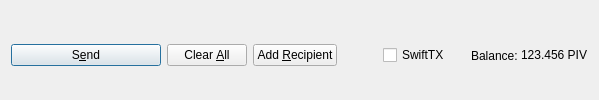
         <widget class="QFrame" name="frame_Send">
          <layout class="QHBoxLayout" name="horizontalLayout">
           <property name="bottomMargin">
            <number>0</number>
           </property>
           <item>
            <widget class="QPushButton" name="sendButton">
             <property name="minimumSize">
              <size>
               <width>150</width>
               <height>0</height>
              </size>
             </property>
             <property name="toolTip">
              <string>Confirm the send action</string>
             </property>
             <property name="text">
              <string>S&amp;end</string>
             </property>
             <property name="icon">
              <iconset resource="../pivxcoin.qrc">
               <normaloff>:/icons/send</normaloff>:/icons/send</iconset>
             </property>
             <property name="autoDefault">
              <bool>false</bool>
             </property>
             <property name="default">
              <bool>true</bool>
             </property>
            </widget>
           </item>
           <item>
            <widget class="QPushButton" name="clearButton">
             <property name="sizePolicy">
              <sizepolicy hsizetype="Minimum" vsizetype="Fixed">
               <horstretch>0</horstretch>
               <verstretch>0</verstretch>
              </sizepolicy>
             </property>
             <property name="toolTip">
              <string>Clear all fields of the form.</string>
             </property>
             <property name="text">
              <string>Clear &amp;All</string>
             </property>
             <property name="icon">
              <iconset resource="../pivxcoin.qrc">
               <normaloff>:/icons/remove</normaloff>:/icons/remove</iconset>
             </property>
             <property name="autoDefault">
              <bool>false</bool>
             </property>
            </widget>
           </item>
           <item>
            <widget class="QPushButton" name="addButton">
             <property name="toolTip">
              <string>Send to multiple recipients at once</string>
             </property>
             <property name="text">
              <string>Add &amp;Recipient</string>
             </property>
             <property name="icon">
              <iconset resource="../pivxcoin.qrc">
               <normaloff>:/icons/add</normaloff>:/icons/add</iconset>
             </property>
             <property name="autoDefault">
              <bool>false</bool>
             </property>
            </widget>
           </item>
           <item>
            <spacer name="horizontalSpacer">
             <property name="orientation">
              <enum>Qt::Horizontal</enum>
             </property>
             <property name="sizeHint" stdset="0">
              <size>
               <width>40</width>
               <height>20</height>
              </size>
             </property>
            </spacer>
           </item>
           <item>
            <layout class="QHBoxLayout" name="horizontalLayout_2">
             <property name="spacing">
              <number>3</number>
             </property>
             <item>
              <widget class="QCheckBox" name="checkSwiftTX">
               <property name="enabled">
                <bool>true</bool>
               </property>
               <property name="minimumSize">
                <size>
                 <width>85</width>
                 <height>0</height>
                </size>
               </property>
               <property name="text">
                <string>SwiftTX</string>
               </property>
              </widget>
             </item>
             <item>
              <widget class="QLabel" name="label">
               <property name="text">
                <string>Balance:</string>
               </property>
              </widget>
             </item>
             <item>
              <widget class="QLabel" name="labelBalance">
               <property name="sizePolicy">
                <sizepolicy hsizetype="Preferred" vsizetype="Fixed">
                 <horstretch>0</horstretch>
                 <verstretch>0</verstretch>
                </sizepolicy>
               </property>
               <property name="cursor">
                <cursorShape>IBeamCursor</cursorShape>
               </property>
               <property name="text">
                <string notr="true">123.456 PIV</string>
               </property>
               <property name="textInteractionFlags">
                <set>Qt::LinksAccessibleByMouse|Qt::TextSelectableByKeyboard|Qt::TextSelectableByMouse</set>
               </property>
              </widget>
             </item>
            </layout>
           </item>
          </layout>
         </widget>
